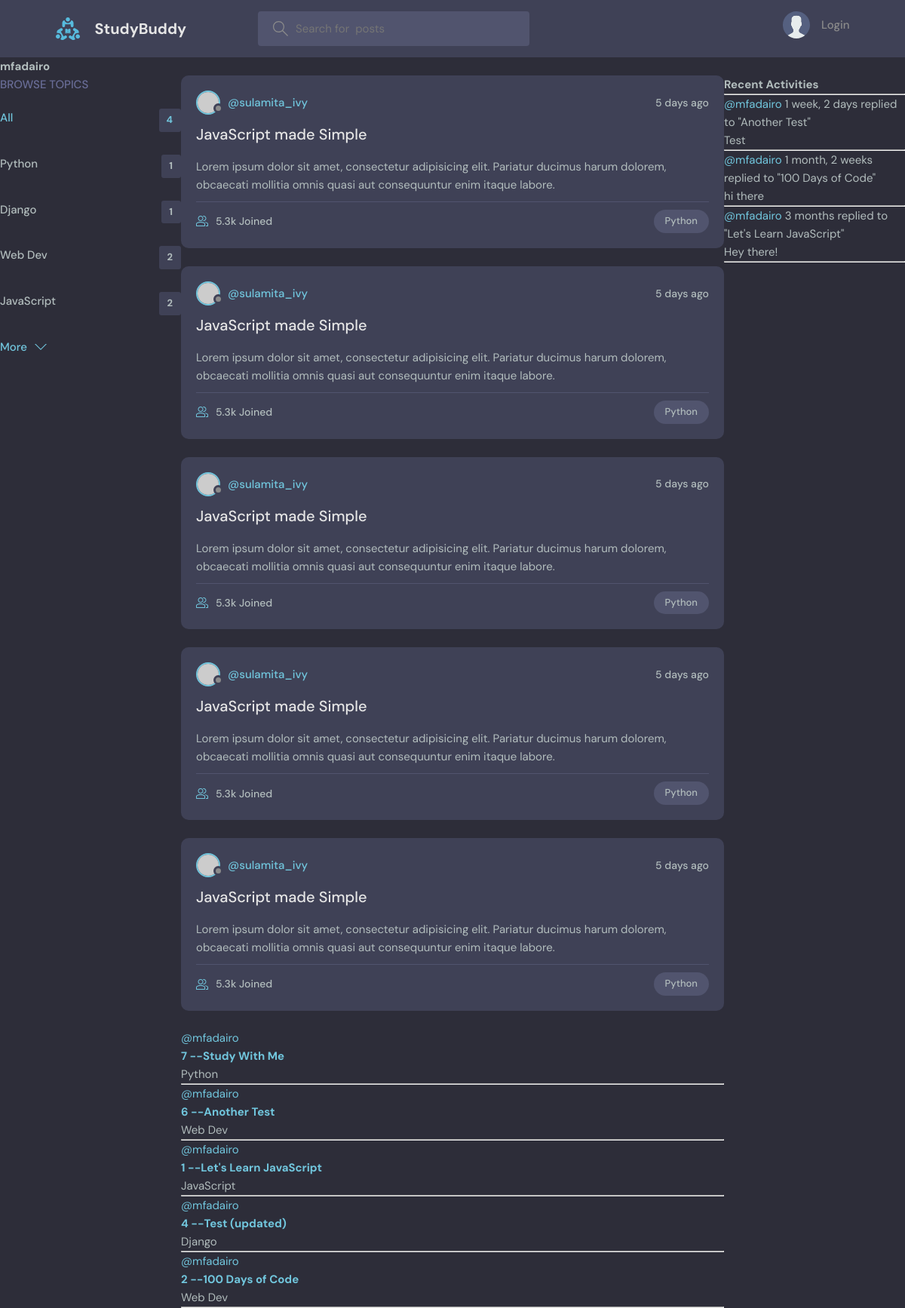
Page /profile/1/ on the committed database.
### base/models.py (models this page shows, shortened)
class Topic(models.Model):
    name = models.CharField(max_length=200)

class Room(models.Model):
    host = models.ForeignKey(User, on_delete=models.SET_NULL, null=True)
    topic = models.ForeignKey(Topic, on_delete=models.SET_NULL, null=True)
    name = models.CharField(max_length=200)
    description = models.TextField(null=True, blank=True)
    participants = models.ManyToManyField(User, related_name='participants', blank=True)
    update = models.DateTimeField(auto_now=True)
    created = models.DateTimeField(auto_now_add=True)
    class Meta:
       ordering = ["-update", "-created"]
    def __str__(self):
        return self.name

class Message(models.Model):
    user = models.ForeignKey(User, on_delete=models.CASCADE)
    room = models.ForeignKey(Room,on_delete=models.CASCADE)
    body = models.TextField()
    update = models.DateTimeField(auto_now=True)
    created = models.DateTimeField(auto_now_add=True)
    class Meta:
       ordering = ["-update", "-created"]
    def __str__(self):
        return self.body[0:50]

### base/views.py (the view)
# urls.py: path('profile/<str:pk>/', views.userProfile, name="user-profile"),
def userProfile(request, pk):
    user = User.objects.get(id=pk)
    room_messages = user.message_set.all()
    topics = Topic.objects.all()
    rooms = user.room_set.all()
    context = {'user': user, 'rooms': rooms,
                'room_messages': room_messages, 'topics': topics}
    return render(request, 'base/profile.html', context)

### base/templates/base/profile.html (shortened to what this page needs)
{% extends 'main.html' %}
{% block content %}
<h1>{{user.username}}</h1>
<div class="profile-container">
    <div>
        {% include 'base/topics_component.html' %}
    </div>
    <div>
        {% include 'base/feed_component.html' %}
    </div>
    <div>
        {% include 'base/activity_component.html' %}
    </div>
</div>
{% endblock content %}

### base/templates/base/topics_component.html
<div class="topics">
    <div class="topics__header">
      <h2>Browse Topics</h2>
    </div>
    <ul class="topics__list">
      <li>
        <a href="{% url 'home' %}" class="active">All <span>{{topics.count}}</span></a>
      </li>
      {% for topic in topics %}
      <li>
        <a href="{% url 'home' %}?q={{topic.name}}">{{topic.name}} <span>{{topic.room_set.all.count}}</span></a>
      </li>
      {% endfor %}
    </ul>
    <a class="btn btn--link" href="topics.html">
      More
      <svg version="1.1" xmlns="http://www.w3.org/2000/svg" width="32" height="32" viewBox="0 0 32 32">
        <title>chevron-down</title>
        <path d="M16 21l-13-13h-3l16 16 16-16h-3l-13 13z"></path>
      </svg>
    </a>
  </div>

### base/templates/base/feed_component.html (shortened to what this page needs)
{% for room in rooms %}
<div class="roomListRoom">
    <div class="roomListRoom__header">
      <a href="profile.html" class="roomListRoom__author">
        <div class="avatar avatar--small">
          <img src="https://randomuser.me/api/portraits/women/11.jpg" />
        </div>
        <span>@sulamita_ivy</span>
      </a>
      <div class="roomListRoom__actions">
        <span>5 days ago</span>
      </div>
    </div>
    <div class="roomListRoom__content">
      <a href="room.html">JavaScript made Simple</a>
      <p>
        Lorem ipsum dolor sit amet, consectetur adipisicing elit. Pariatur ducimus harum dolorem, obcaecati
        mollitia omnis quasi aut consequuntur enim itaque labore.
      </p>
    </div>
    <div class="roomListRoom__meta">
      <a href="room.html" class="roomListRoom__joined">
        5.3k Joined
      </a>
      <p class="roomListRoom__topic">Python</p>
    </div>
  </div>
{% endfor %}
    {% for room in rooms %}
        <div>
            <a href="{% url 'user-profile' room.host.id %}">@{{room.host.username}}</a>
            <a><h5>{{room.id}} -- <a href="{% url 'room' room.id %}">{{room.name}}</a></h5>
            <small>{{room.topic.name}}</small>
            <hr>
        </div>
    {% endfor %}

### base/templates/base/activity_component.html (shortened to what this page needs)
<h3>Recent Activities</h3>
<hr>
{% for message in room_messages %}
    <div>
        <small><a href="{% url 'user-profile' message.user.id %}">@{{message.user}}</a> {{message.created|timesince}}</small>
        <small>replied to "{{message.room}}"</small>
        <p>{{message}}</p>
        <hr>
    </div>
{% endfor %}

### static/styles/style.css (style rules this page uses)
:root { --color-main: #71c6dd; --color-main-light: #e1f6fb; --color-dark: #3f4156; --color-dark-medium: #51546e; --color-dark-light: #696d97; --color-light: #e5e5e5; --color-gray: #8b8b8b; --color-light-gray: #b2bdbd; --color-bg: #2d2d39; --color-success: #5dd693; --color-error: #fc4b0b; }
* { font-family: "DM Sans", -apple-system, BlinkMacSystemFont, "Segoe UI", Roboto, Oxygen, Ubuntu, Cantarell, "Open Sans", "Helvetica Neue", sans-serif; margin: 0; padding: 0; box-sizing: border-box; text-rendering: optimizeLegibility; font-size: inherit; }
html { font-size: 56.25%; }
@media only screen and (min-width: 1200px) { html { font-size: 62.5%; } }
body { line-height: 1.6; font-weight: 400; font-size: 1.5rem; color: var(--color-light-gray); background-color: var(--color-bg); min-height: 100vh; }
img { width: 100%; }
a { display: inline-block; color: var(--color-main); text-decoration: none; }
.btn { background-color: transparent; border: none; display: inline-flex; align-items: center; gap: 1rem; cursor: pointer; transition: all ease-in-out 0.3s; padding: 1rem 2rem; border-radius: 5px; box-shadow: 1px 1px 3px 1px rgba(0, 0, 0, 0.15); font-weight: 500; }
.btn--link { border-radius: 0; padding: 0; color: var(--color-main); box-shadow: none; }
.btn > svg { fill: currentColor; width: 1.6rem; height: 1.6rem; }
.avatar { position: relative; display: inline-block; border-radius: 50%; border: 2px solid var(--color-main); }
.avatar img { display: block; border-radius: 50%; object-fit: cover; object-position: center; }
.avatar::after { content: ""; display: block; position: absolute; background-color: var(--color-gray); z-index: 111; border-radius: 50%; border: 0.3rem solid var(--color-dark); }
.avatar.avatar--small img { width: 2.8rem; height: 2.8rem; }
.avatar.avatar--small:after { width: 0.7rem; height: 0.7rem; bottom: 0px; right: -6px; }
.topics__header { margin-bottom: 2rem; }
.topics__header h2 { text-transform: uppercase; font-weight: 500; color: var(--color-dark-light); }
.topics__list { list-style: none; }
.topics__list li a { display: flex; justify-content: space-between; margin-bottom: 3rem; font-weight: 500; color: var(--color-light-gray); transition: all 0.3s ease-in-out; }
.topics__list li a.active, .topics__list li a:hover { color: var(--color-main); }
.topics__list li a span { padding: 0.5rem 1rem; background-color: var(--color-dark); border-radius: 3px; font-size: 1.3rem; font-weight: 700; letter-spacing: 1px; }
.roomListRoom { margin-bottom: 2.4rem; background-color: var(--color-dark); border-radius: 1rem; padding: 2rem; }
.roomListRoom__header { display: flex; justify-content: space-between; align-items: center; }
.roomListRoom__author { font-weight: 500; display: flex; align-items: center; gap: 1rem; }
.roomListRoom__actions { display: flex; align-items: flex-start; gap: 1rem; position: relative; }
.roomListRoom__actions span { font-size: 1.4rem; font-weight: 500; }
.roomListRoom__content { margin: 1rem 0; }
.roomListRoom__content a { font-size: 2rem; font-weight: 500; margin-bottom: 1.5rem; color: var(--color-light); transition: all 0.3s ease-in-out; }
.roomListRoom__meta { border-top: 1px solid var(--color-dark-medium); padding-top: 1rem; display: flex; align-items: center; justify-content: space-between; }
.roomListRoom__joined { color: var(--color-light-gray); display: flex; align-items: center; gap: 1rem; font-size: 1.4rem; font-weight: 500; }
.roomListRoom__joined svg { fill: var(--color-main); width: 1.6rem; height: 1.6rem; }
.roomListRoom__topic { padding: 5px 1.5rem; background-color: var(--color-dark-medium); border-radius: 5rem; font-weight: 500; font-size: 1.3rem; }

### base/templates/base/profile.html (style rules this page uses)
.profile-container { display: grid; grid-template-columns: 1fr 3fr 1fr; }

### rows in the picture
Topic: name "Python", room_set.all.count "1"
Topic: name "Django", room_set.all.count "1"
Topic: name "Web Dev", room_set.all.count "2"
Topic: name "JavaScript", room_set.all.count "2"
Room: host.username "mfadairo", id "7", name "Study With Me", topic.name "Python"
Room: host.username "mfadairo", id "6", name "Another Test", topic.name "Web Dev"
Room: host.username "mfadairo", id "1", name "Let's Learn JavaScript", topic.name "JavaScript"
Room: host.username "mfadairo", id "4", name "Test (updated)", topic.name "Django"
Room: host.username "mfadairo", id "2", name "100 Days of Code", topic.name "Web Dev"
Message: user "mfadairo", created "1 week, 2 days", room "Another Test", body "Test"
Message: user "mfadairo", created "1 month, 2 weeks", room "100 Days of Code", body "hi there"
Message: user "mfadairo", created "3 months", room "Let's Learn JavaScript", body "Hey there!"

### other values in the picture
{{ user.username }} "mfadairo"
{{ topics.count }} "4"
